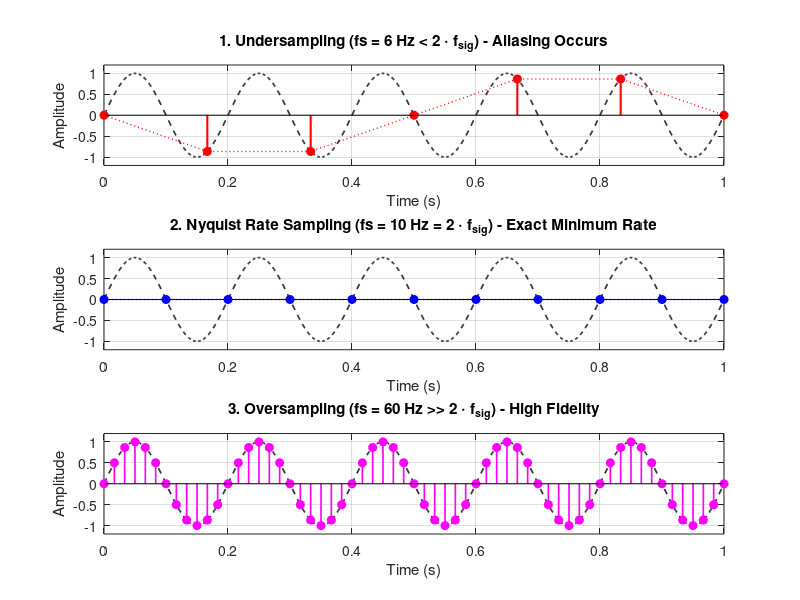

This chart was generated by the following MATLAB code:
% Continuous-time representation parameters
f_sig = 5;                  % Frequency of the signal in Hz
T_total = 1;                % Signal duration in seconds
fs_continuous = 2000;       % Very high sampling rate to mimic a continuous signal
t_cont = 0:1/fs_continuous:T_total;

% Generate original continuous signal
x_cont = sin(2 * pi * f_sig * t_cont);

% Nyquist frequency requirement
f_nyquist = 2 * f_sig;      % Minimum sampling rate = 10 Hz

%% 1. Undersampling (fs < 2*f_sig) -> Causes Aliasing
fs_under = 6;               % 6 Hz < 10 Hz
t_under = 0:1/fs_under:T_total;
x_under = sin(2 * pi * f_sig * t_under);

%% 2. Nyquist Rate Sampling (fs = 2*f_sig) -> Minimum Non-Aliased Rate
fs_nyquist = f_nyquist;     % Exactly 10 Hz
t_nyquist = 0:1/fs_nyquist:T_total;
x_nyquist = sin(2 * pi * f_sig * t_nyquist);

%% 3. Oversampling (fs >> 2*f_sig) -> High Fidelity Reconstruction
fs_over = 60;               % 60 Hz >> 10 Hz
t_over = 0:1/fs_over:T_total;
x_over = sin(2 * pi * f_sig * t_over);

%% Plotting the Signals

figure('Color', [1 1 1]);

% Plot 1: Undersampling
subplot(3,1,1);
plot(t_cont, x_cont, 'k--', 'LineWidth', 1.2);
hold on;
stem(t_under, x_under, 'r', 'filled', 'LineWidth', 1.5);
plot(t_under, x_under, 'r:', 'LineWidth', 1);
hold off;
title(sprintf('1. Undersampling (fs = %d Hz < 2 \\cdot f_{sig}) - Aliasing Occurs', fs_under));
xlabel('Time (s)'); ylabel('Amplitude');
grid on; axis([0 T_total -1.2 1.2]);

% Plot 2: Nyquist Rate Sampling
subplot(3,1,2);
plot(t_cont, x_cont, 'k--', 'LineWidth', 1.2);
hold on;
stem(t_nyquist, x_nyquist, 'b', 'filled', 'LineWidth', 1.5);
plot(t_nyquist, x_nyquist, 'b:', 'LineWidth', 1);
hold off;
title(sprintf('2. Nyquist Rate Sampling (fs = %d Hz = 2 \\cdot f_{sig}) - Exact Minimum Rate', fs_nyquist));
xlabel('Time (s)'); ylabel('Amplitude');
grid on; axis([0 T_total -1.2 1.2]);

% Plot 3: Oversampling
subplot(3,1,3);
plot(t_cont, x_cont, 'k--', 'LineWidth', 1.2);
hold on;
stem(t_over, x_over, 'm', 'filled', 'LineWidth', 1.2);
hold off;
title(sprintf('3. Oversampling (fs = %d Hz >> 2 \\cdot f_{sig}) - High Fidelity', fs_over));
xlabel('Time (s)'); ylabel('Amplitude');
grid on; axis([0 T_total -1.2 1.2]);
